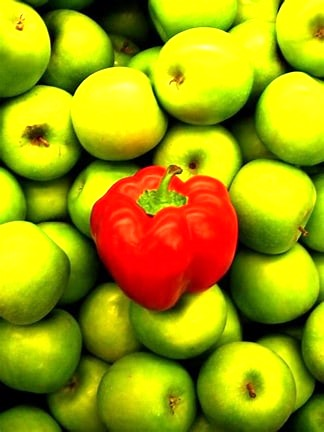
#> input picture OverExposure.jpeg, 324 x 432 px
$ python Tugas2NormalisasiOverex.py
#> lines starting #> are read from the running program, lines starting #| are printed output that depends on the picture
import cv2
import numpy as np
import matplotlib.pyplot as plt

# fungsi untuk menampilkan gambar menggunakan matplotlib
def show_image(image,title='image',cmap_type='gray'):
    plt.figure()
    plt.imshow(image,cmap=cmap_type)
    plt.title(title)
    plt.axis('off')
    plt.show()

# Fungsi untuk menghitung distribusi probabilitas(normalisasi histogram)
def calculate_normalized_histogram(image):
    # hitung histogram
    histogram,_=np.histogram(image, bins=256, range=(0,256))

    # hitung jumlah total pixel
    total_pixels=image.size

    #Hitung distribusi probabilitas dengan rumus ni/N
    normalized_histogram = histogram / total_pixels

    return normalized_histogram
# baca citra dari file menggunakan opencv
image = cv2.imread('OverExposure.jpeg')
#> image is the input picture: shape (432, 324, 3); mean B, G, R 7.9, 155.8, 160.5

# tampilkan citra asli
show_image(image,title='Citra Asli')

# hitung distribusi probabilitas
normalized_histogram = calculate_normalized_histogram(image)
#> in calculate_normalized_histogram, `histogram,_=np.histogram(image, bins=256, range=(0,256))`: histogram = 256 values, max 49843 at index 255, min 633 at index 206, mean 1640.2
#> in calculate_normalized_histogram, `normalized_histogram = histogram / total_pixels`: normalized_histogram = 256 values, max 0.119 at index 255, min 0.00151 at index 206, mean 0.00391

# plot histogram citra asli dengan distribusi probabilitas
plt.figure()
plt.bar(range(256),normalized_histogram,color='black')
plt.title('Normalisasi Histogram Citra')
plt.xlabel('Intensitas Pixel')
plt.ylabel('Distribusi Probabilitas')
plt.show()
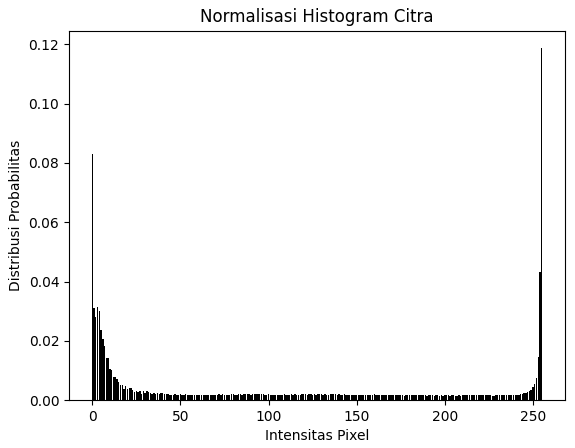
#> figure drawn by matplotlib, 1 panel; tallest bar 0.119 high, from x = 254.6 to 255.4
